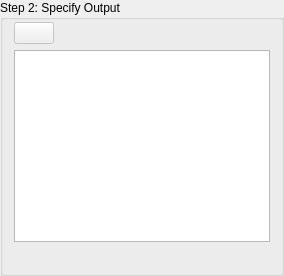
           <widget class="QGroupBox" name="groupBox_11">
            <property name="sizePolicy">
             <sizepolicy hsizetype="Preferred" vsizetype="Preferred">
              <horstretch>0</horstretch>
              <verstretch>2</verstretch>
             </sizepolicy>
            </property>
            <property name="title">
             <string>Step 2: Specify Output</string>
            </property>
            <layout class="QVBoxLayout" name="verticalLayout_2">
             <property name="topMargin">
              <number>2</number>
             </property>
             <item>
              <layout class="QHBoxLayout" name="horizontalLayout_13">
               <property name="spacing">
                <number>0</number>
               </property>
               <item>
                <widget class="QPushButton" name="train_open_labels">
                 <property name="enabled">
                  <bool>false</bool>
                 </property>
                 <property name="text">
                  <string/>
                 </property>
                 <property name="icon">
                  <iconset resource="icons.qrc">
                   <normaloff>:/icons/icons/open.png</normaloff>:/icons/icons/open.png</iconset>
                 </property>
                </widget>
               </item>
               <item>
                <spacer name="horizontalSpacer_3">
                 <property name="orientation">
                  <enum>Qt::Horizontal</enum>
                 </property>
                 <property name="sizeHint" stdset="0">
                  <size>
                   <width>40</width>
                   <height>20</height>
                  </size>
                 </property>
                </spacer>
               </item>
              </layout>
             </item>
             <item>
              <widget class="QListWidget" name="list2">
               <property name="selectionMode">
                <enum>QAbstractItemView::SingleSelection</enum>
               </property>
               <property name="selectionBehavior">
                <enum>QAbstractItemView::SelectRows</enum>
               </property>
              </widget>
             </item>
             <item>
              <widget class="QLabel" name="output_info">
               <property name="text">
                <string/>
               </property>
              </widget>
             </item>
            </layout>
           </widget>
